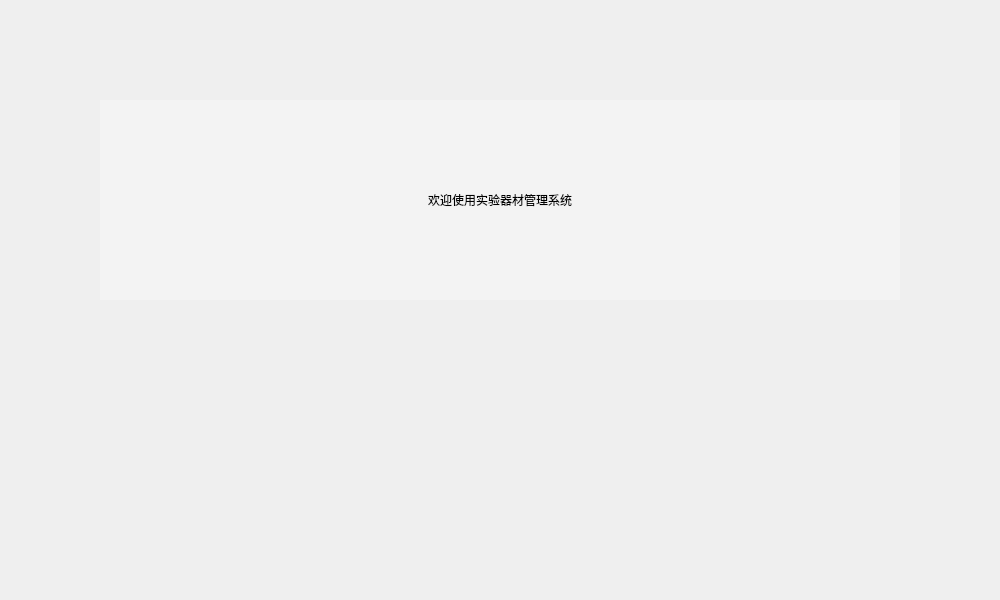
<?xml version="1.0" encoding="UTF-8"?>
<ui version="4.0">
 <class>Form</class>
 <widget class="QWidget" name="Form">
  <property name="geometry">
   <rect>
    <x>0</x>
    <y>0</y>
    <width>1000</width>
    <height>600</height>
   </rect>
  </property>
  <property name="windowTitle">
   <string>登录</string>
  </property>
  <property name="windowIcon">
   <iconset resource="../vb.qrc">
    <normaloff>:/title/images/hi.png</normaloff>:/title/images/hi.png</iconset>
  </property>
  <property name="styleSheet">
   <string notr="true">background-image: url(:/login/images/lo.jpg);
</string>
  </property>
  <layout class="QGridLayout" name="gridLayout">
   <property name="leftMargin">
    <number>100</number>
   </property>
   <property name="topMargin">
    <number>100</number>
   </property>
   <property name="rightMargin">
    <number>100</number>
   </property>
   <property name="bottomMargin">
    <number>300</number>
   </property>
   <item row="0" column="0">
    <widget class="QLabel" name="label">
     <property name="styleSheet">
      <string notr="true">
font: 35pt &quot;宋体&quot;;
background-color: rgb(243, 243, 243);
border:0px;</string>
     </property>
     <property name="text">
      <string>欢迎使用实验器材管理系统</string>
     </property>
     <property name="alignment">
      <set>Qt::AlignCenter</set>
     </property>
    </widget>
   </item>
  </layout>
 </widget>
 <resources>
  <include location="../vb.qrc"/>
 </resources>
 <connections/>
 <slots>
  <slot>goto_menu()</slot>
 </slots>
</ui>
